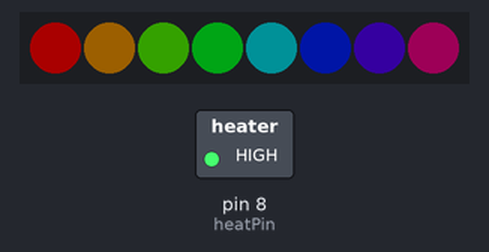
Bench run of a sketch on a simulated Arduino Uno, built with avr-gcc and run on an emulated ATmega328P. On the bench: 8 RGB LEDs in strip order, left to right, switched loads named in the sketch (green lamp = pin HIGH). Dim RGB values are drawn brighter than linear.

Above: at 0.15 s.
At 3.58 s:
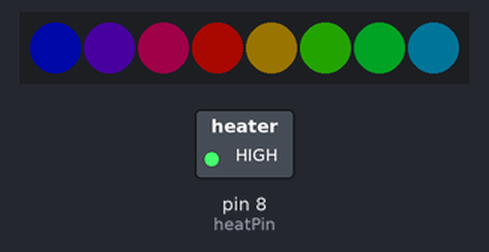
At 6.7 s:
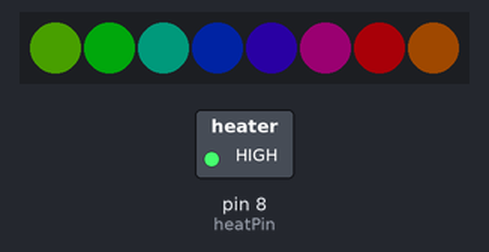
At 11.07 s:
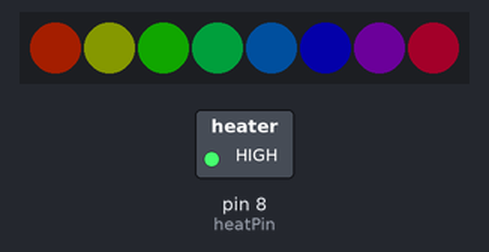
At 20.43 s:
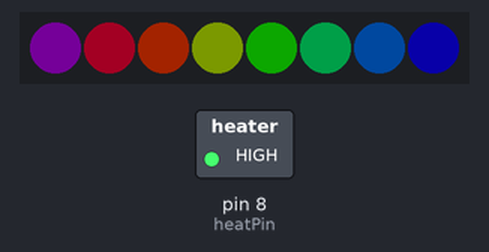
At 39.77 s:
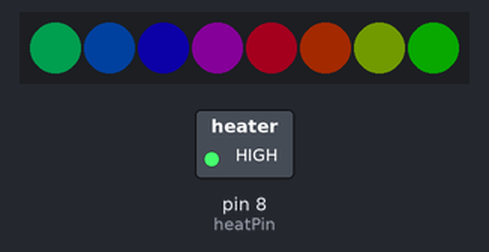
Timing chart, 0 to 40.0 s (numbered marks = the images above):
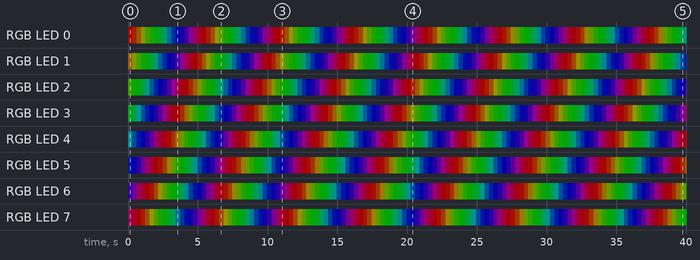

Measured:
- by itself, RGB LED 7: off → RGB(29, 0, 16) at 0.00 s, → RGB(37, 0, 8) 0.31 s later, → RGB(45, 0, 0) 0.31 s later, → RGB(38, 7, 0) 0.31 s later, … (129 changes in this stretch)
- by itself, RGB LED 0: off → RGB(45, 0, 0) at 0.00 s, → RGB(37, 8, 0) 0.31 s later, → RGB(29, 16, 0) 0.31 s later, → RGB(21, 24, 0) 0.31 s later, … (129 changes in this stretch)

The sketch:

9.3HeatPad.ino
```cpp
/******************************************************************************


*****************************************************************************/

#include <Adafruit_NeoPixel.h>

int heatPin = 8;
int neoLine = A2;
int numNeos = 8;


Adafruit_NeoPixel strip = Adafruit_NeoPixel(numNeos, neoLine, NEO_GRB + NEO_KHZ800);

void setup() {
  pinMode(heatPin, OUTPUT);
  digitalWrite(heatPin, HIGH);
  strip.begin();
  strip.setBrightness(45);
  strip.show();

}

void loop() {
  // put your main code here, to run repeatedly:
  rainbowCycle(20);

}


// Slightly different, this makes the rainbow equally distributed throughout
void rainbowCycle(uint8_t wait) {
  uint16_t i, j;
strip.setBrightness(45);
  for (j = 0; j < 256 * 5; j++) { // 5 cycles of all colors on wheel
    for (i = 0; i < strip.numPixels(); i++) {
      strip.setPixelColor(i, Wheel(((i * 256 / strip.numPixels()) + j) & 255));
    }
    strip.show();
    delay(wait);
  }
}

// Input a value 0 to 255 to get a color value.
// The colours are a transition r - g - b - back to r.
uint32_t Wheel(byte WheelPos) {
  WheelPos = 255 - WheelPos;
  if (WheelPos < 85) {
    return strip.Color(255 - WheelPos * 3, 0, WheelPos * 3);
  }
  if (WheelPos < 170) {
    WheelPos -= 85;
    return strip.Color(0, WheelPos * 3, 255 - WheelPos * 3);
  }
  WheelPos -= 170;
  return strip.Color(WheelPos * 3, 255 - WheelPos * 3, 0);
}
```
